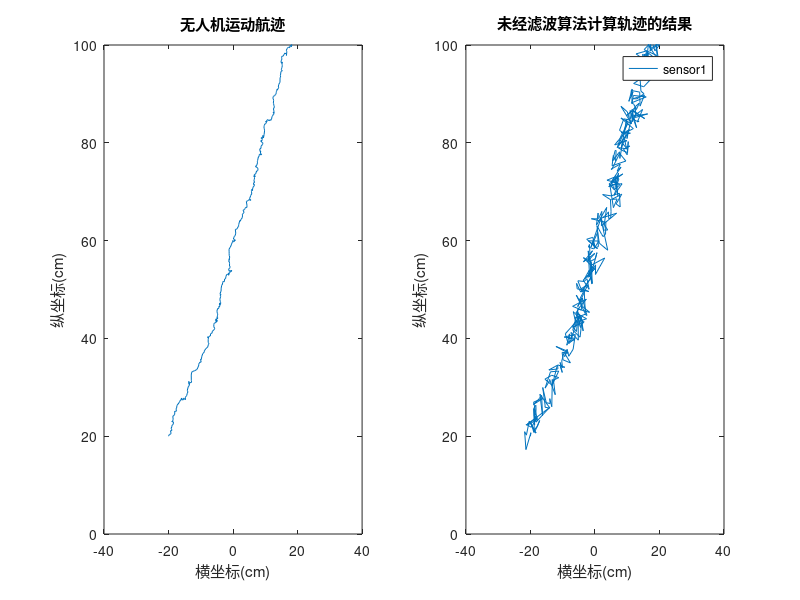

The MATLAB script that drew this image: (Note: this script raises an error after producing the figure.)
%%
% from：https://blog.csdn.net/weixin_40599145/article/details/113000157
%%
close all;
clear;
clc;
%% 参数初始化
%参数
car.v0_x = 15;                     %无人机的初始横向速度
car.v0_y = 20;                     %无人机的初始纵向速度
car.x0 = -20;                      %无人机的初始横向坐标
car.y0 = 20;                       %无人机的初始纵向坐标

car.State = [car.x0; 
             car.y0; 
             car.v0_x; 
             car.v0_y];      %无人机的状态变量

%实际上无人机运行过程中会有一些偏差，所以这里模拟了一些过程噪音
car.x_noise = 0.05;                %无人机运动的横向坐标偏差的方差
car.y_noise = 0.05;                %无人机运动的纵向坐标偏差的方差
car.v_x_noise = 0.1;               %无人机运动的横向速度偏差的方差
car.v_y_noise = 0.1;               %无人机运动的纵向速度偏差的方差
%假设每次测量的时间是0.01s
delta_t = 0.01;                      %单位  秒

%% 线性动态方程模型参数和观测方程
A = [1,   0, delta_t,  0; 
     0,   1,    0,  delta_t; 
     0,   0,    1,     0;
     0,   0,    0,     1]; % 系统状态矩阵
Q = diag([car.x_noise, car.y_noise, car.v_x_noise, car.v_y_noise]); % 过程噪音的协方差矩阵

%% 存储数据初始化，包括坐标和测量值
ms   = 1000;       %采样次数
%% 实际航迹计算并显示
actual_state = []; %存储真实运动的状态变量值，后期用于对比
for k = 1:ms    %k表示第k次测量
    actual_state = [actual_state, car.State]; % 记录实际航迹
    state_noise = [randn * sqrt(car.x_noise);
                   randn * sqrt(car.y_noise);
                   randn * sqrt(car.v_x_noise);
                   randn * sqrt(car.v_y_noise)]; % 模拟实际航迹中的过程噪音
    car.State = A * car.State + state_noise; %在理想航迹上叠加过程噪音，制作出真实航迹
end

figure;subplot(121);
plot(actual_state(1,:),actual_state(2,:), '-');
xlabel('横坐标(cm)');ylabel('纵坐标(cm)');
title('无人机运动航迹');
axis([-40, 40, 0, 100]);

%% 数值重新初始化，用于记录测量数据
C = [1, 0, 0, 0; 
     0, 1, 0, 0];   % 系统位置的观测矩阵
%% GPS传感器1
sensor1.X_noise = 2;           %GPS的横向噪声方差
sensor1.Y_noise = 2;           %GPS的纵向噪声方差

R1 = diag([sensor1.X_noise, sensor1.Y_noise]); % 测量噪音的协方差矩阵

sensor1_X     = [];       %存储GPS横向坐标测量值
sensor1_Y     = [];       %存储GPS纵向坐标测量值

sensor1.State = [car.x0; 
             car.y0; 
             car.v0_x; 
             car.v0_y]; 

sensor1.X = sensor1.State(1,1);    %用于记录GPS的横向坐标测量值
sensor1.Y = sensor1.State(2,1);    %用于记录GPS的纵向坐标测量值   

for k = 1:ms    % 第k次测量
    sensor1_X = [sensor1_X,sensor1.X]; %记录GPS的测量数据
    sensor1_Y = [sensor1_Y,sensor1.Y];
    
    car.State = actual_state(:, k); %把真实航迹取出来
    sensor1.X = car.State(1,1) + randn * sqrt(sensor1.X_noise); %在真实航迹上面叠加测量噪音来制作测量数据
    sensor1.Y = car.State(2,1) + randn * sqrt(sensor1.Y_noise);
end

subplot(122);
plot(sensor1_X, sensor1_Y, '-');
legend('sensor1');
xlabel('横坐标(cm)');ylabel('纵坐标(cm)');
title('未经滤波算法计算轨迹的结果');
axis([-40, 40, 0, 100]);

%% 卡尔曼滤波估计最优状态
KF_State = [car.x0; 
            car.y0; 
            car.v0_x; 
            car.v0_y]; 
KF_err  = zeros(1, ms);
DIR_err = zeros(1, ms);
P1 = 0.01 * eye(4); %eye(4)代表4阶单位矩阵，这里是对估计均方误差矩阵Pk赋初值
for k = 1:ms
    Sensor_Meas1 = [sensor1_X(1,k);sensor1_Y(1,k)]; % 测量向量Zk
    
    [KF_State(:,k+1), P1] = Track_KF(P1, A, C, Q, R1, KF_State(:,k), Sensor_Meas1); 
    %调用卡尔曼滤波函数更新估计状态和估计均方误差矩阵
    KF_err(k) = norm(actual_state(1:2, k) - KF_State(1:2, k)); 
    DIR_err(k) = sqrt((actual_state(1, k) - sensor1_X(1,k))^2 + (actual_state(2, k) - sensor1_Y(1,k))^2);
end

%% 画出轨迹曲线
k = 1:ms;

figure;hold on;
subplot(121);
plot(KF_State(1,:), KF_State(2,:), 'r-');
legend('KF滤波的轨迹');
axis([-50, 50, 0, 100]);
xlabel('横坐标(cm)');ylabel('纵坐标(cm)');
title('滤波轨迹');

subplot(122);hold on;
plot(sensor1_X , sensor1_Y,'g-');
plot(KF_State(1,:), KF_State(2,:), 'r-');
plot(actual_state(1,:),actual_state(2,:),'b-');
legend('未滤波的轨迹', 'KF滤波的轨迹', '实际轨迹');
axis([-50, 50, 0, 100]);
xlabel('横坐标(cm)');ylabel('横坐标(cm)');
title('轨迹对比');

